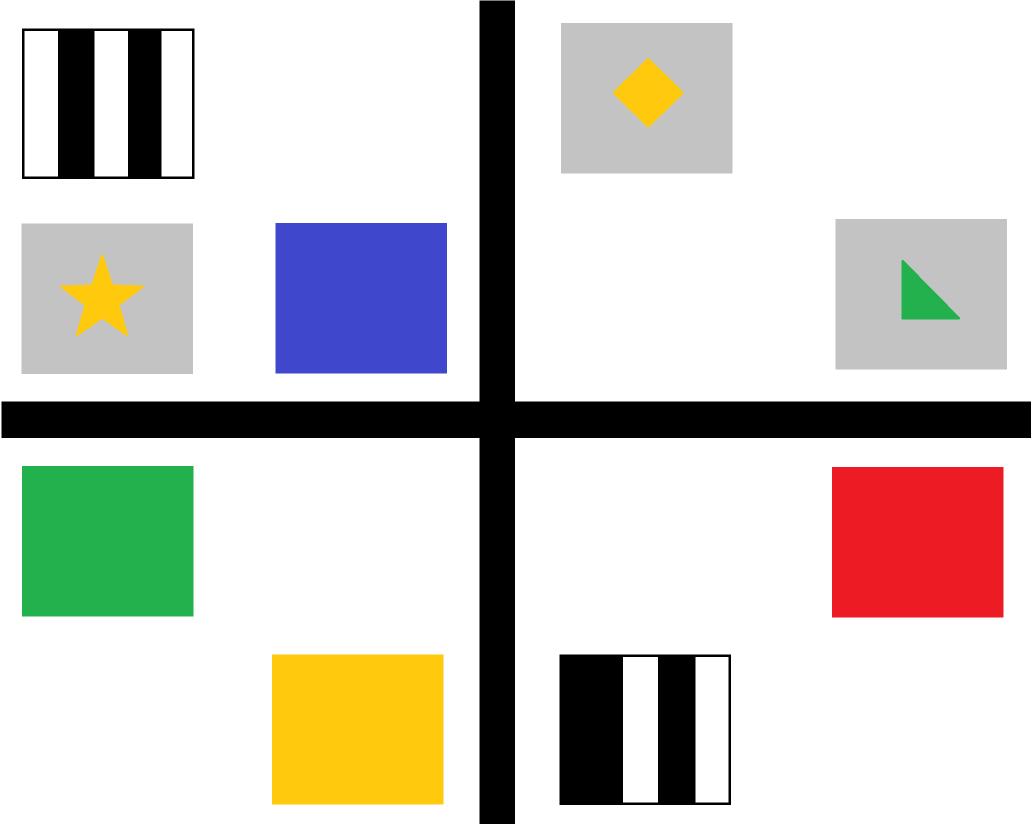
//> input picture Projeto02/images/cenario_open.png, 2062 x 1649 px (shown at 1/2 size)
$ ./main   (built with g++ and OpenCV 4)
//> lines starting //> are read from the running program, lines starting //| are printed output that depends on the picture; after the words box and inside, x2 and y2 are one past the last pixel; in counts of white or black regions, pixels touching at a corner belong together
### Projeto02/src/assets.cpp
#include "assets.h"

void get_color_blocks(Mask *mask, std::vector<Block *> &blocks,cv::Mat img, std::vector<std::vector<cv::Point> > contours, std::vector<cv::Vec4i> hierarchy, bool draw)
{
    auto m = calculate_moments(contours);
    auto m_mean = calculate_mean(m);
    auto centroids = calculate_centroids(contours, m);
    double epsilon = 0.03 * cv::arcLength(contours[0], true);
    std::vector<cv::Point> vertices;

    for(auto i = 0; i < contours.size(); i++)
    {
        if (draw == true)
            cv::drawContours(img, contours, i, mask->draw_color, cv::FILLED);

        if(m[i].m00 >= m_mean)
            blocks.push_back(new Block{centroids[i], COLOR, mask->name, ""});

        else
        {
            cv::approxPolyDP(contours[i], vertices, epsilon, true);
            blocks.push_back(new Block{centroids[i], SHAPE, "", get_shape(vertices)});
        }
    }
}

// [118 lines left out: functions get_binary_blocks, get_quadrants, not called in this run]

std::vector<cv::Moments> calculate_moments(std::vector<std::vector<cv::Point> > contours)
{
    std::vector<cv::Moments> m(contours.size());
    for(auto i = 0; i < contours.size(); i++)
        m[i] = cv::moments(contours[i]);

    return m;
}

std::vector<cv::Point2f> calculate_centroids(std::vector<std::vector<cv::Point> > contours, std::vector<cv::Moments> m)
{
    std::vector<cv::Point2f> centroids;
    for(auto i = 0; i < contours.size(); i++)
    {

        auto x = m[i].m10 / m[i].m00;
        auto y = m[i].m01 / m[i].m00;
        centroids.push_back(cv::Point2f(x, y));
    }

    return centroids;
}


std::string get_shape(std::vector<cv::Point> vertices)
{
    std::string type;
    switch (vertices.size())
    {
        case TRIANGLE:
            type = "Triangle";
            break;
        case LOSANGE:
            type = "Losange";
            break;
        case STAR:
            type = "Star";
            break;
        default:
            std::cout << "[ERROR] Unkown shape";
    }
    return type;
}

double calculate_mean (std::vector<cv::Moments> m)
{
    double mean = 0;
    for (auto value : m)
        mean += value.m00;

    return mean / m.size();
}

### Projeto02/src/main.cpp
#include <iostream>

#include <opencv2/core.hpp>
#include <opencv2/highgui.hpp>
#include <opencv2/imgproc.hpp>

#include "assets.h"

// Range of HSV colors

#define BLUE_LOW_H 100
#define RED_LOW_H 170
#define GREEN_LOW_H 45
#define YELLOW_LOW_H 20

#define BLUE_HIGH_H 130
#define RED_HIGH_H 180
#define GREEN_HIGH_H 85
#define YELLOW_HIGH_H 34

int main(int argc, char **argv)
{
    // Variables
    cv::Mat img,
            img_gray, img_hsv, img_binary,
            img_res;

    // Vectors
    std::vector<Mask *> masks;
    std::vector<Block *> blocks;
    std::vector<std::vector<cv::Point> > contours;
    std::vector<cv::Vec4i> hierarchy;

    // Adding colors masks
    masks.push_back(new Mask{"Blue", BLUE_LOW_H, BLUE_HIGH_H, cv::Scalar(255, 0, 0)});
    masks.push_back(new Mask{"Red", RED_LOW_H, RED_HIGH_H, cv::Scalar(0, 0, 255)});
    masks.push_back(new Mask{"Green", GREEN_LOW_H, GREEN_HIGH_H, cv::Scalar(0, 255, 0)});
    masks.push_back(new Mask{"Yeelow", YELLOW_LOW_H, YELLOW_HIGH_H, cv::Scalar(0, 255, 255)});

    // Load and verify source image
    img = cv::imread("images/cenario_open.png", cv::IMREAD_COLOR);
//> img is the input picture: 1649 rows x 2062 cols, CV_8UC3; mean B, G, R 199.3, 205.1, 208.5

    if(img.empty())
    {
        std::cout << "[ERROR] Cannot read image" << std::endl;
        return -1;
    }

    // Get image dimensions and resize by factor
    int width = img.cols;
//> width = 2062
    int height = img.rows;
//> height = 1649

    cv::resize(img, img, cv::Size(width / RESIZE_DIV, height / RESIZE_DIV));
//> img: 412 rows x 515 cols, CV_8UC3
    img_res = cv::Mat::zeros(height / RESIZE_DIV, width / RESIZE_DIV, CV_8UC3);

    // Convert image to HSV and Gray
    cv::cvtColor(img ,img_hsv , cv::COLOR_BGR2HSV);
//> img_hsv: 412 rows x 515 cols, CV_8UC3; mean H, S, V 12.2, 27.6, 217.8
    cv::cvtColor(img, img_gray, cv::COLOR_BGR2GRAY);
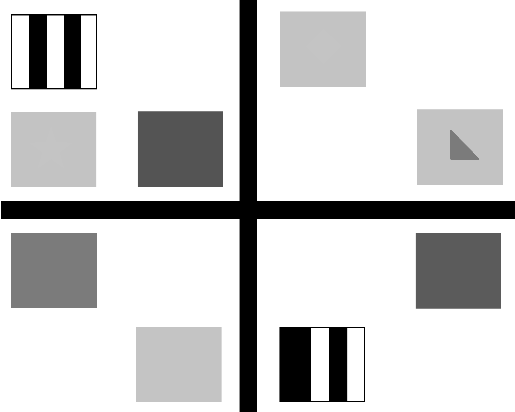
//> img_gray: 412 rows x 515 cols, CV_8UC1; min 0, max 255, mean 205.8

    // Get colored and shapes blocks for each mask
    for(auto mask : masks)
    {
        cv::inRange(img_hsv, cv::Scalar(mask->low, 50, 50), cv::Scalar(mask->high, 255, 255), mask->img);
        cv::findContours(mask->img, contours, hierarchy, cv::RETR_TREE, cv::CHAIN_APPROX_SIMPLE, cv::Point(0,0));
        get_color_blocks(mask, blocks, img_res, contours, hierarchy);
    }
//> this loop made 4 passes
//> (m_mean in get_color_blocks, centroids in get_color_blocks) on passes 1 to 3: (6300, 1 Point (x, y): [180, 148.5]), (6300, 1 Point (x, y): [458, 270.5]), (3365.8, 2 Points (x, y): [53.5, 270], [459.7, 148.9])
//> m_mean in get_color_blocks on pass 4: 2492.3
//> pass 1, `cv::inRange(img_hsv, cv::Scalar(mask->low, 50, 50), cv::Scalar(mask->h..`:
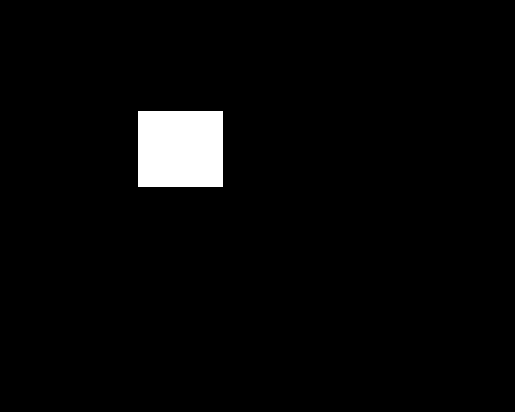
//> mask->img: 412 rows x 515 cols, CV_8UC1; 3% white; 1 white region, box (x1, y1, x2, y2) and area: (138, 111, 223, 187) 6460
//> pass 1, `get_color_blocks(mask, blocks, img_res, contours, hierarchy);`:
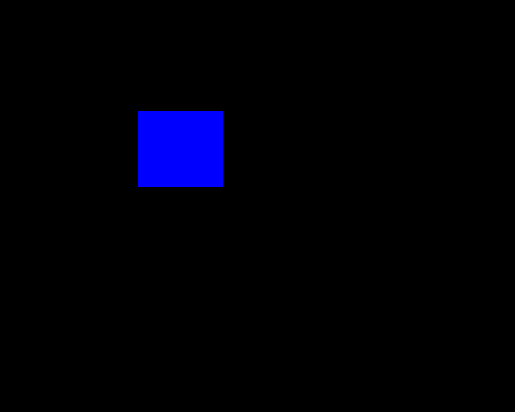
//> img_res: 412 rows x 515 cols, CV_8UC3; mean B, G, R 7.8, 0, 0
//> pass 2, `cv::inRange(img_hsv, cv::Scalar(mask->low, 50, 50), cv::Scalar(mask->h..`:
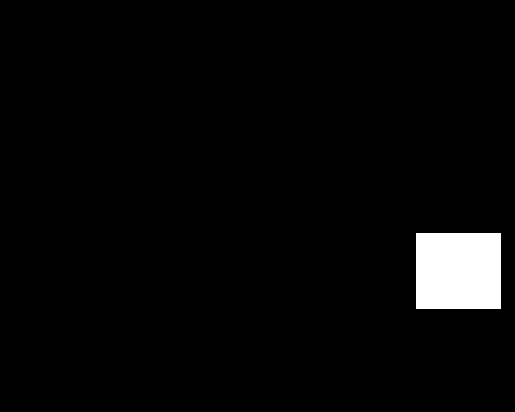
//> mask->img: 412 rows x 515 cols, CV_8UC1; 3% white; 1 white region, box (x1, y1, x2, y2) and area: (416, 233, 501, 309) 6460
//> pass 2, `get_color_blocks(mask, blocks, img_res, contours, hierarchy);`:
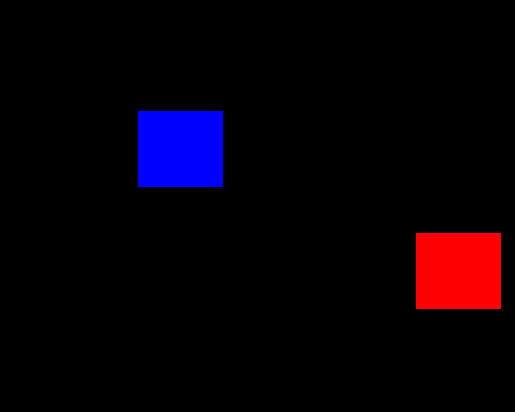
//> img_res: 412 rows x 515 cols, CV_8UC3; 3.04% of pixels changed, all inside (x1, y1, x2, y2) = (416, 233, 501, 309)
//> after the loop:
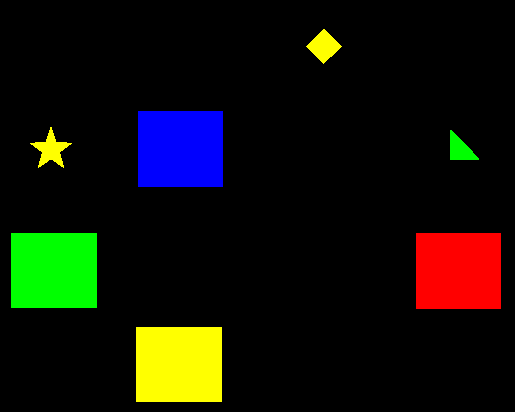
//> img_res: 412 rows x 515 cols, CV_8UC3; 6.92% of pixels changed, all inside (x1, y1, x2, y2) = (11, 29, 479, 402)

    // Get binary blocks
    cv::threshold(img_gray, img_binary, 0, 255, cv::THRESH_BINARY_INV);
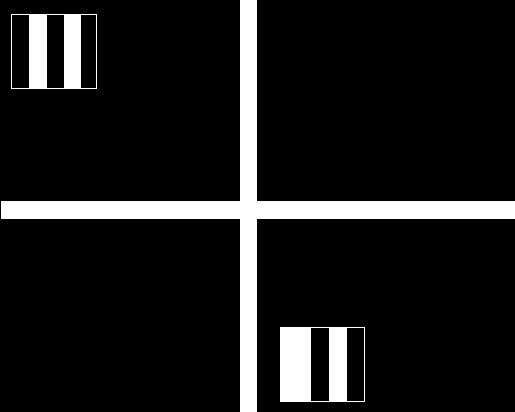
//> img_binary: 412 rows x 515 cols, CV_8UC1; 10.7% white; 3 white regions
    cv::findContours(img_binary, contours, cv::RETR_EXTERNAL, cv::CHAIN_APPROX_SIMPLE);
//> contours = 3 contours; box (x1, y1, x2, y2) and area: (1, 0, 515, 412) 15027, (11, 14, 97, 89) 6290, (280, 327, 365, 402) 6216
//> (the run ends here: the program needs code that is not available in this run, at `get_binary_blocks(img_binary, blocks, img_res, contours, hierarchy);`)
